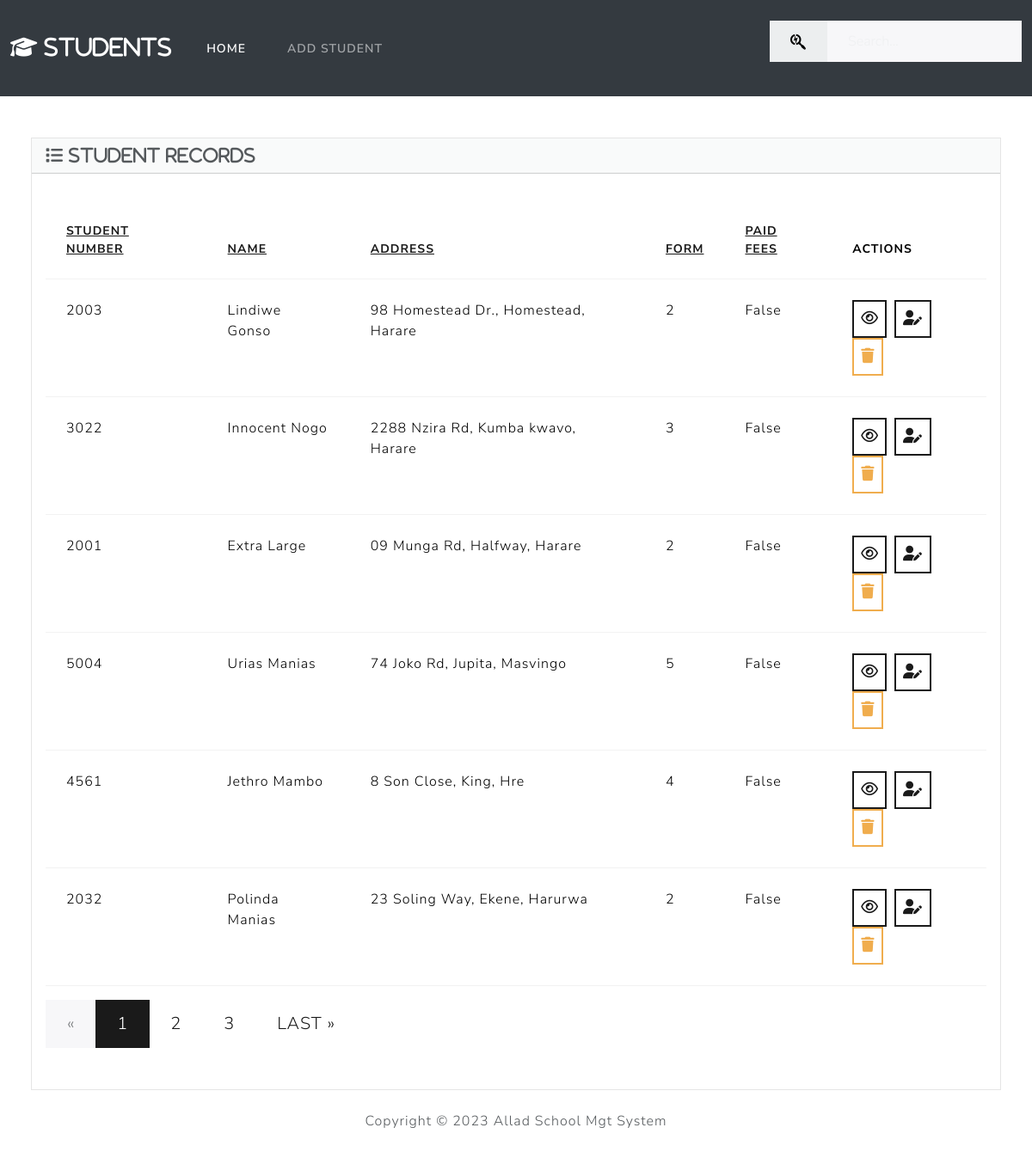
Page /?sort_by=paidFees on the committed database.
### students/models.py (models this page shows, shortened)
class Student(models.Model):
    student_number = models.PositiveIntegerField(unique=True)
    first_name = models.CharField(max_length=50)
    last_name = models.CharField(max_length=50)
    address = models.CharField(max_length=200)
    form = models.CharField(max_length=50)
    paidFees = models.BooleanField(default=False)

### students/views.py (the view)
# urls.py: path('',views.index, name='index'),
def index(request):
    sort_by = request.GET.get('sort_by', 'student_number')  # Default sort is by 'student_number'
    student_list = Student.objects.all().order_by(sort_by)
    paginator = Paginator(student_list, 6)  # Show 6 students per page.
    page_number = request.GET.get('page')
    students = paginator.get_page(page_number)
    return render(request, 'students/index.html', {'students': students})

### students/templates/students/index.html (shortened to what this page needs)
{% extends "students/base.html" %}
{% block body %}
  <div class="row">
      <div class="col-12">
      {% if students %}
          <div class="card bg-light ms-4 me-4 mb-4">
              <div class="card-header">
                  <i class="fa-solid fa-list fa-lg"> Student Records</i>
              </div>
              <div class="card-body">
                  <p class="card-text">
                      <div class="table-responsive">
                          <table class="table table-hover">
                              <thead>
                                <tr>
                                <th scope="col"><a href="?sort_by=student_number">Student Number</a></th>
                                <th scope="col"><a href="?sort_by=first_name"> Name</a></th>
                                <th scope="col"><a href="?sort_by=address">Address</a></th>
                                <th scope="col"><a href="?sort_by=form">Form</a></th>
                                <th scope="col"><a href="?sort_by=paidFees">Paid Fees</a></th>
                                <th scope="col">Actions</th>
                                </tr>
                              </thead>
                              <tbody>
                              {% for student in students %}
                                <tr>
                                  <td>{{ student.student_number }}</td>
                                  <td>{{ student.first_name }} {{ student.last_name }}</td>
                                  <td>{{ student.address }}</td>
                                  <td>{{ student.form }}</td>
                                  <td>{{ student.paidFees }}</td>
                                  <td>
                                    <button type="button" class="btn btn-outline-primary me-1 p-2" href="{% url 'view_student' student.id %}" data-toggle="modal" data-target="#view{{student.id}}">
                                    </button>
                                    <a class="btn btn-outline-primary me-1 p-2" href="{% url 'edit' student.id %}">
                                    </a>
                                    <button type="button" class="btn btn-outline-warning p-2" href="{% url 'delete' student.id %}" data-toggle="modal" data-target="#delete{{student.id}}">
                                    </button>
                                  </td>
                                </tr>
                                {% endfor %}
                              </tbody>
                          </table>
                          <div>
                            <ul class="pagination pagination-lg">
                                {% if students.has_previous %}
                                    <li class="page-item">
                                        <a class="page-link" href="?page=1">« FIRST</a>
                                    </li>
                                {% else %}
                                    <li class="page-item disabled">
                                        <a class="page-link" href="#">«</a>
                                    </li>
                                {% endif %}
                                {% for i in students.paginator.page_range %}
                                    {% if students.number == i %}
                                        <li class="page-item active">
                                            <a class="page-link" href="#">{{ i }}</a>
                                        </li>
                                    {% else %}
                                        <li class="page-item">
                                            <a class="page-link" href="?page={{ i }}">{{ i }}</a>
                                        </li>
                                    {% endif %}
                                {% endfor %}
                                {% if students.has_next %}
                                    <li class="page-item">
                                        <a class="page-link" href="?page={{ students.paginator.num_pages }}">LAST »</a>
                                    </li>
                                {% else %}
                                    <li class="page-item disabled">
                                        <a class="page-link" href="#">END</a>
                                    </li>
                                {% endif %}
                            </ul>
                        </div>
                      </div>
                  </p>
              </div>
          </div>
      {% else %}
          <h5 class="alert alert-primary ms-4 me-4">No Student Records Found</h5>
      {% endif %}
      </div>
  </div>
{% endblock %}

### rows in the picture
Student: student_number "2003", first_name "Lindiwe", last_name "Gonso", address "98 Homestead Dr., Homestead, Harare", form "2", paidFees "False"
Student: student_number "3022", first_name "Innocent", last_name "Nogo", address "2288 Nzira Rd, Kumba kwavo, Harare", form "3", paidFees "False"
Student: student_number "2001", first_name "Extra", last_name "Large", address "09 Munga Rd, Halfway, Harare", form "2", paidFees "False"
Student: student_number "5004", first_name "Urias", last_name "Manias", address "74 Joko Rd, Jupita, Masvingo", form "5", paidFees "False"
Student: student_number "4561", first_name "Jethro", last_name "Mambo", address "8 Son Close, King, Hre", form "4", paidFees "False"
Student: student_number "2032", first_name "Polinda", last_name "Manias", address "23 Soling Way, Ekene, Harurwa", form "2", paidFees "False"

### other values in the picture
{{ i }} "1"
{{ i }} "2" "3"
